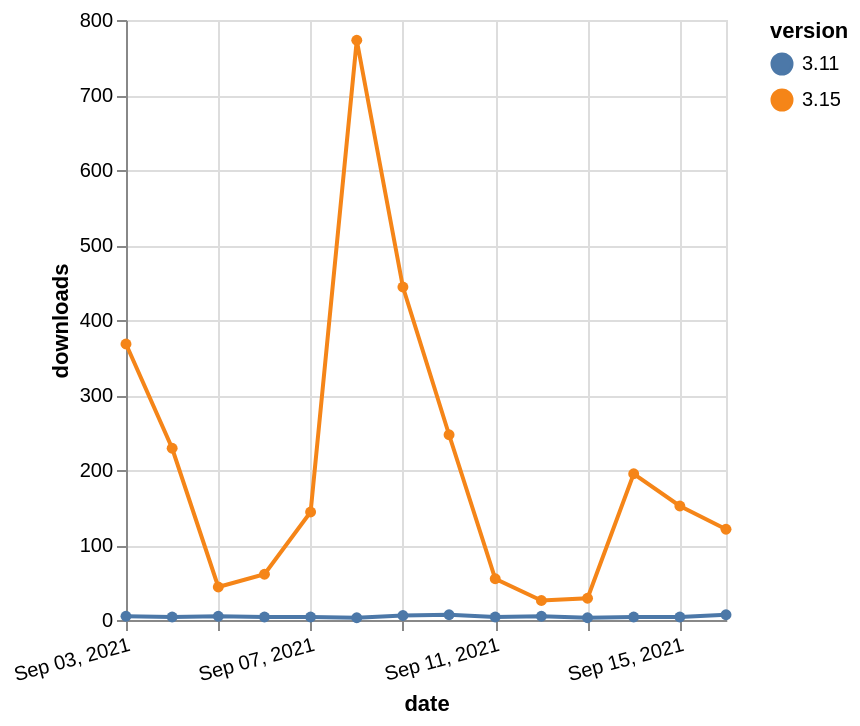

This figure's Vega-Lite source:
### Vega-Lite specification from a JSON file in a GitHub repository (floating-point values rounded to 4 significant figures)
{"$schema": "https://vega.github.io/schema/vega-lite/v5.json", "description": "A simple bar chart with embedded data.", "data": {"values": [{"date": "2021-09-03", "total": 124979, "delta": 368, "version": "3.15"}, {"date": "2021-09-04", "total": 125208, "delta": 229, "version": "3.15"}, {"date": "2021-09-05", "total": 125252, "delta": 44, "version": "3.15"}, {"date": "2021-09-06", "total": 125313, "delta": 61, "version": "3.15"}, {"date": "2021-09-07", "total": 125457, "delta": 144, "version": "3.15"}, {"date": "2021-09-08", "total": 126230, "delta": 773, "version": "3.15"}, {"date": "2021-09-09", "total": 126674, "delta": 444, "version": "3.15"}, {"date": "2021-09-10", "total": 126921, "delta": 247, "version": "3.15"}, {"date": "2021-09-11", "total": 126976, "delta": 55, "version": "3.15"}, {"date": "2021-09-12", "total": 127002, "delta": 26, "version": "3.15"}, {"date": "2021-09-13", "total": 127031, "delta": 29, "version": "3.15"}, {"date": "2021-09-14", "total": 127226, "delta": 195, "version": "3.15"}, {"date": "2021-09-15", "total": 127378, "delta": 152, "version": "3.15"}, {"date": "2021-09-16", "total": 127499, "delta": 121, "version": "3.15"}, {"date": "2021-09-03", "total": 23000, "delta": 5, "version": "3.11"}, {"date": "2021-09-04", "total": 23004, "delta": 4, "version": "3.11"}, {"date": "2021-09-05", "total": 23009, "delta": 5, "version": "3.11"}, {"date": "2021-09-06", "total": 23013, "delta": 4, "version": "3.11"}, {"date": "2021-09-07", "total": 23017, "delta": 4, "version": "3.11"}, {"date": "2021-09-08", "total": 23020, "delta": 3, "version": "3.11"}, {"date": "2021-09-09", "total": 23026, "delta": 6, "version": "3.11"}, {"date": "2021-09-10", "total": 23033, "delta": 7, "version": "3.11"}, {"date": "2021-09-11", "total": 23037, "delta": 4, "version": "3.11"}, {"date": "2021-09-12", "total": 23042, "delta": 5, "version": "3.11"}, {"date": "2021-09-13", "total": 23045, "delta": 3, "version": "3.11"}, {"date": "2021-09-14", "total": 23049, "delta": 4, "version": "3.11"}, {"date": "2021-09-15", "total": 23053, "delta": 4, "version": "3.11"}, {"date": "2021-09-16", "total": 23060, "delta": 7, "version": "3.11"}]}, "width": "container", "mark": {"type": "line", "point": {"filled": true}}, "encoding": {"x": {"field": "date", "type": "temporal", "timeUnit": "yearmonthdate", "title": "date", "axis": {"labelAngle": -15}}, "y": {"field": "delta", "type": "quantitative", "title": "downloads"}, "color": {"field": "version", "type": "nominal"}, "tooltip": {"field": "delta"}}}
